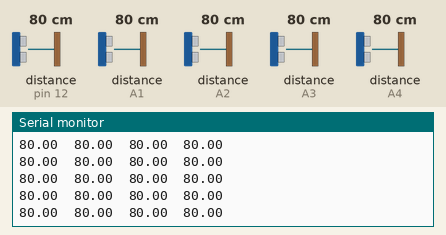
The sketch below on a simulated Arduino Mega 2560, built with avr-gcc and run on an emulated ATmega2560. On the bench: the last lines printed to the serial monitor. Inputs (shaded band) come from the test bench; at power-on: distance to the obstacle (sensors on A1, A2, A3, A4, pin 12) 80 cm.

Above: at 1.2 s.
1.3 s: distance to the obstacle (sensor on A1) set to 2 cm
At 1.57 s:
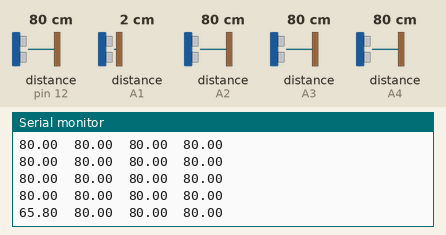
2.8 s: distance to the obstacle (sensor on A2) set to 2 cm
At 2.81 s:
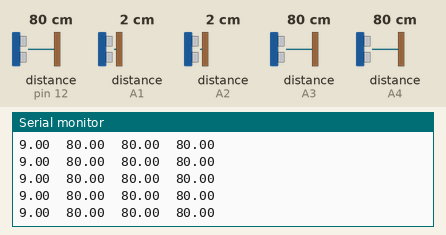
4.3 s: distance to the obstacle (sensor on A3) set to 2 cm
At 4.39 s:
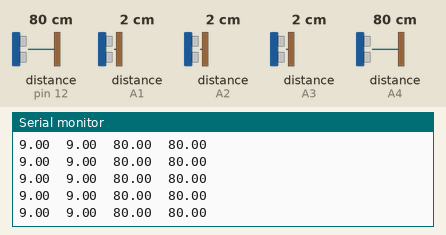
5.8 s: distance to the obstacle (sensor on A4) set to 2 cm
At 5.85 s:
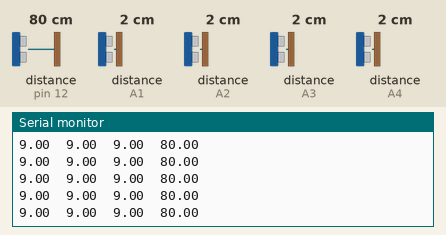
7.3 s: distance to the obstacle (sensor on A1) set to 18 cm
At 7.31 s:
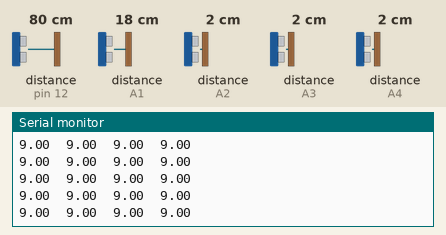
8.8 s: distance to the obstacle (sensor on A2) set to 18 cm
At 8.89 s:
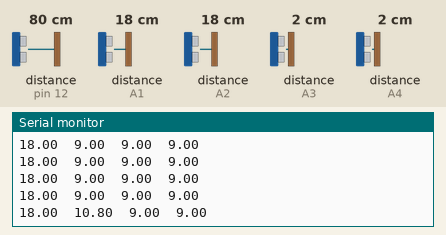
Timing chart, 0 to 11.3 s (numbered marks = the images above; inputs shaded):
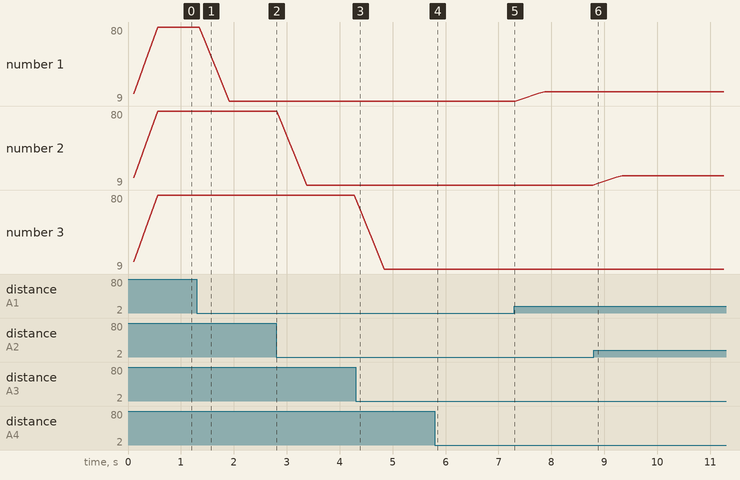

Measured:
- after the input at 1.3 s, the serial monitor: prints a new line after 0.16 s (image 1)
- after the input at 8.8 s, the serial monitor: prints a new line after 0.09 s (image 6)
- plotted number 1: 80 → 9 after the input at 1.3 s, 9 → 18 after the input at 7.3 s

The sketch:

SensorStructTest.ino
```cpp
#include <SharpIR.h>


#define model80 1080
#define model30 430
#define pin A13


const int window_size = 5;

struct sensor{
  double read_value = 0;
  double values_sensor[window_size];
  int index = 0;
  double average = 0;
  int pinSensor;
  SharpIR* mySensor;

  void sensorInit(int whichPin, int maxDistance){
      pinSensor = whichPin;
      if(maxDistance ==30){
        mySensor = new SharpIR(pinSensor, model30);
      }
      else if(maxDistance == 80){
         mySensor = new SharpIR(pinSensor, model80);
      }
      else{
         mySensor = new SharpIR(pinSensor, model30);
      }

  }
  void loop_sensor(){
    read_value =  mySensor->distance(); //analogRead(pinSensor) - initSmooth;
    values_sensor[index] = read_value;
    index++;
    index = index%window_size;
  }

  double get_value(){
    average = 0;
    for(int i=0; i<window_size;i++){
      average += values_sensor[i];
    }
    return average/window_size;
  }
};

const int numberOfSensorsBack = 2;
sensor sensorsBack[numberOfSensorsBack];

int pinsBack[] = {12,13};

const int numberOfSensorObstacle = 1;


sensor sensorsObstacle[numberOfSensorObstacle];


const int numberOfSensorsFront = 4;

sensor sensorsFront[numberOfSensorsFront];
int pinsFront[] = {A1, A2, A3, A4}; //The sensors from 0 to 3 are left, middle, right, top according to the robots pov
int cutOffDistance = 200; //Value used to check if there is something in front of the sensor (in a binary way)
int veryCloseDistance = 20; //Value used to check if something is very close to the IR sensors


void setup() {
  Serial.begin(9600);
  for(int i=0; i<numberOfSensorsBack;i++){
    sensorsBack[i].sensorInit(pinsBack[i], 30);
  }

  for (int i = 0; i < numberOfSensorsFront; i++) {
    sensorsFront[i].sensorInit(pinsFront[i], 80);
  }

}

void loop() {
  for(int i=0;i<1;i++){
    sensorsBack[i].loop_sensor();

    delay(10);
  }
  for (int i = 0; i < numberOfSensorsFront; i++) {
    sensorsFront[i].loop_sensor();
  }

    Serial.print(sensorsFront[0].get_value());
  Serial.print("  ");
  Serial.print(sensorsFront[1].get_value());
  Serial.print("  ");
  Serial.print(sensorsFront[2].get_value());
  Serial.print("  ");
  Serial.println(sensorsFront[3].get_value());


}
```
